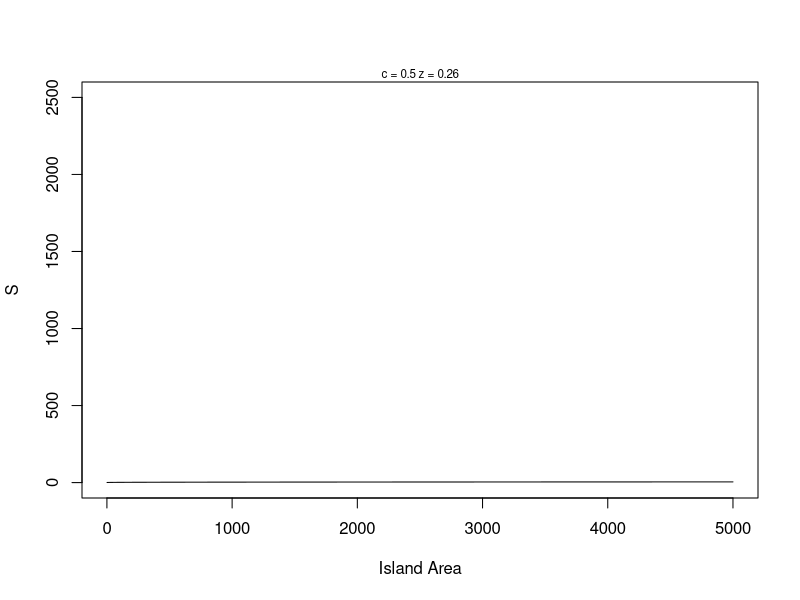
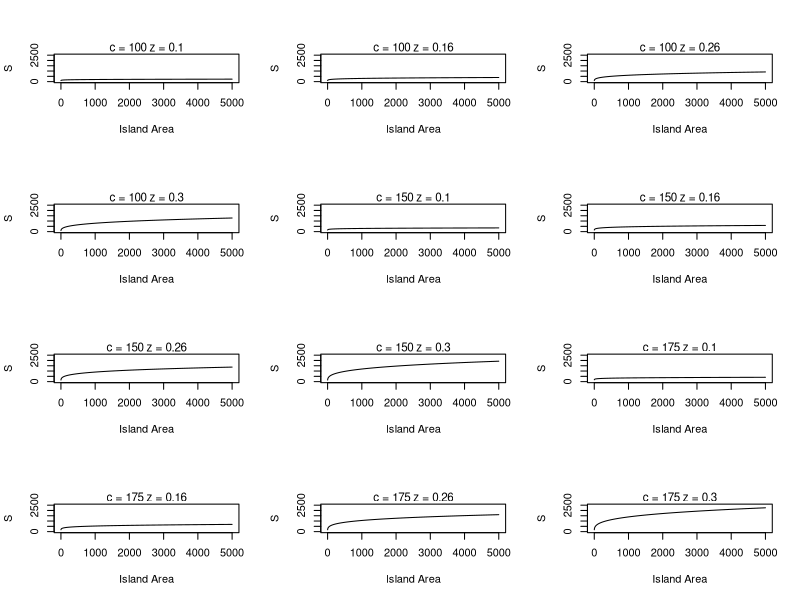
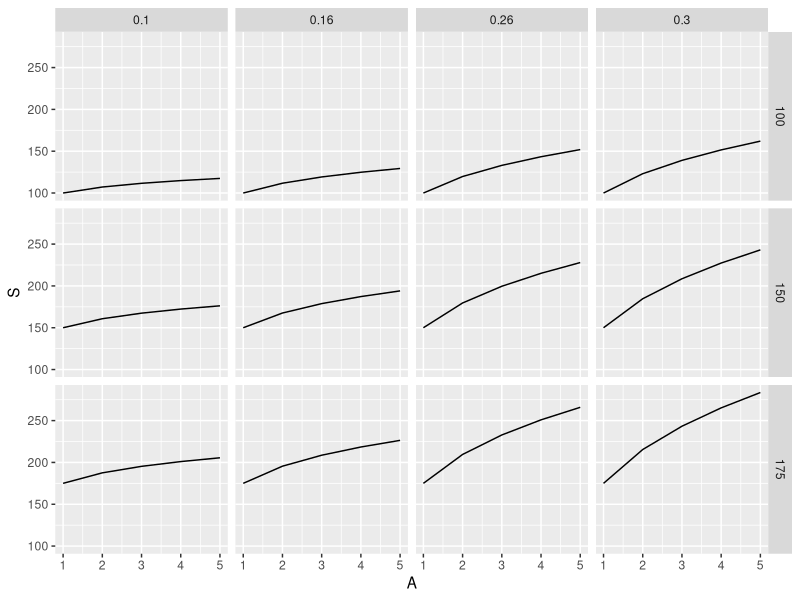
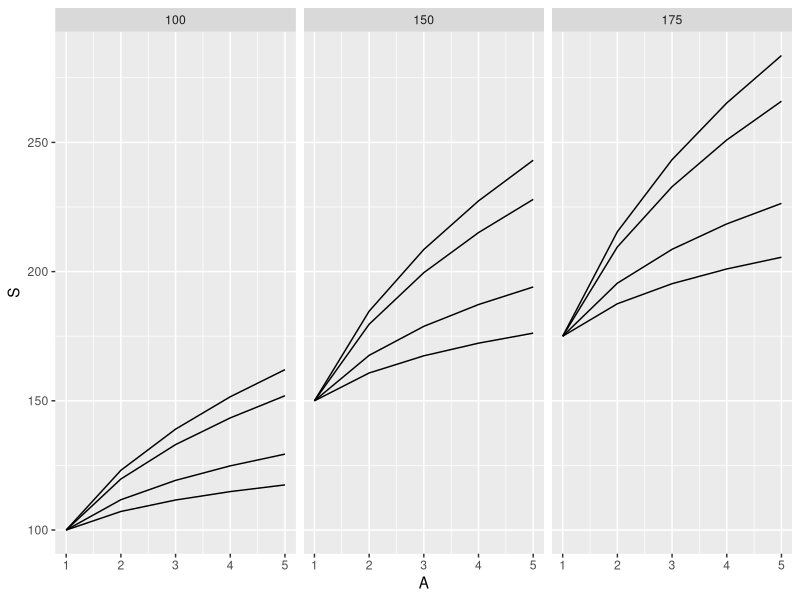
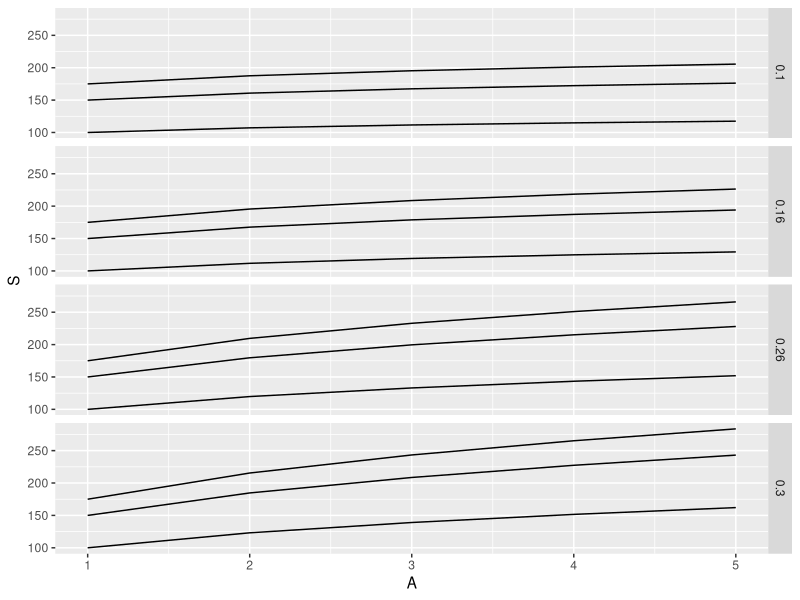

These figures' R source, in order:
# -------------------------------------------------------------------------------
# Writing functions for equations and sweeping over parameters 
# 31 Mar 2020
# AAR
# -------------------------------------------------------------------------------
# 
library(ggplot2)

# S=cA^z  describes species-area relationship in ecology (# species as function of area)

 # -------------------------------------------------------------------------------
 # FUNCTION species_area_curve
 # description: creates a power function for S and A
 # inputs: A is a vector of island areas
 #          c is the intercept constant
 #          z is the slope constant
 # outputs: S is a vector of species richness
 #################################################################################
 species_area_curve <- function(A=1:5000,
                                c=0.5,
                                z=0.26) {
   S <- c*(A^z)
   return(S)
 
 } # end of species_area_curve
 # -------------------------------------------------------------------------------
 
head(species_area_curve())

# -------------------------------------------------------------------------------
# FUNCTION species_area_plot
# description: plots species area curves with parameter values
# inputs: A = vector of areas
#         c = single value for the c parameter
#         z = single value for the z parameter
# outputs: smoothed curve with parameters printed in a graph
#################################################################################
species_area_plot <- function (A=1:5000,
                               c=0.5,
                               z=0.26){
  plot(x=A, y=species_area_curve(A,c,z), 
       type="l", xlab="Island Area", ylab="S",
       ylim=c(0,2500))
  mtext(paste("c =",c,"z =",z), cex=0.7)

} # end of species_area_plot

# we used R's build in plotting function because for some reason, ggplot does not 
# work well with for loops. You may not get any errors, but you also don't get the plots.
# -------------------------------------------------------------------------------

species_area_plot()


# build a grid of plots!  this is cool!

# global variables
c_pars <- c(100,150,175)
z_pars <- c(0.10,0.16,0.26,0.30)
par(mfrow=c(4,3))

for (i in seq_along(c_pars)) {
  for (j in seq_along(z_pars)) {
    species_area_plot(c=c_pars[i], z=z_pars[j])
  }
}

# while function and repeat function -> they also evaluate a set of lines of code,
# but there will be a conditional operator, a condition that it will check. It will 
# repeat until a condition is met or it will continue to go through the code while
# a certain value is set. Gotelli will not show us these functions because we could
# generate a loop that we can never get out of (infinite loop if the condition can 
# never be met), and then the program will simply hang forever. His preference is to 
# set up the same kind of code in a for loop but instead add the break function, 
# which is kind of a safety because if we don't meet the condition, we will simply 
# finish the loop out and move on from the code. We might have to adjust the length
# of our loop so that we can get the result we want before the break, but it will not
# cause the code to fail or lock up.



# expand.grid function ----------------------------------------------------

expand.grid(c_pars,z_pars) # generates a data.frame as output

# -------------------------------------------------------------------------------
# FUNCTION sa_output
# description: summary stats for species-area power function
# inputs: vector of predicted species richness values
# outputs: list of max-min, coefficient of variation
#################################################################################
sa_output <- function(S=runif(10)) {
  
  sum_stats <- list(s_gain = max(S)-min(S),
                    s_cv = sd(S)/mean(S))
  return(sum_stats)

} # end of sa_output
# -------------------------------------------------------------------------------

sa_output()


# build program body ------------------------------------------------------

# global variables
Area <- 1:5000
c_pars <- c(100,150,175)
z_pars <- c(0.10, 0.16, 0.26, 0.30)

# set up model data frame
model_frame <- expand.grid(c=c_pars, z=z_pars)
str(model_frame)
model_frame$SGain <- NA
model_frame$SCV <- NA
head(model_frame)

# cycle through model calculations
for (i in 1:nrow(model_frame)) {
  
  # generate S vector
  temp1 <- species_area_curve(A=Area,
                              c=model_frame[i,1],
                              z=model_frame[i,2])
  # calculate output stats
  temp2 <- sa_output(temp1)
  
  # pass results to columns in the data frame
  model_frame[i,c(3,4)] <- temp2
  
}
print(model_frame)


# parameter sweep redux with ggplot graphics ------------------------------------

# even though we can't very easily use ggplot inside a for loop, ggplot has a built in 
# sweeping function of its own, which comes from its facet graphics

area <- 1:5
c_pars <- c(100,150,175)
z_pars <- c(0.10, 0.16, 0.26, 0.30)

# set up model frame
model_frame <- expand.grid(c=c_pars, z=z_pars, A=area)
head(model_frame)
nrow(model_frame)

# add response variable
model_frame$S <- NA

# loop through parameters and fill with sa function
for (i in 1:length(c_pars)) {
  for (j in 1:length(z_pars)) {
    model_frame[model_frame$c==c_pars[i] &
                  model_frame$z==z_pars[j],"S"] <-
      species_area_curve(A=area, c=c_pars[i], z=z_pars[j])
  }
}

head(model_frame)

# now for plotting with ggplot

p1 <- ggplot(data=model_frame)
p1 + geom_line(mapping=aes(x=A, y=S)) +
  facet_grid(c~z)

p2 <- p1
p2 + geom_line(mapping=aes(x=A, y=S, group=z)) +
  facet_grid(.~c)

p3 <- p1
p3 + geom_line(mapping=aes(x=A, y=S, group=c)) + 
  facet_grid(z~.)









  
  
  


 